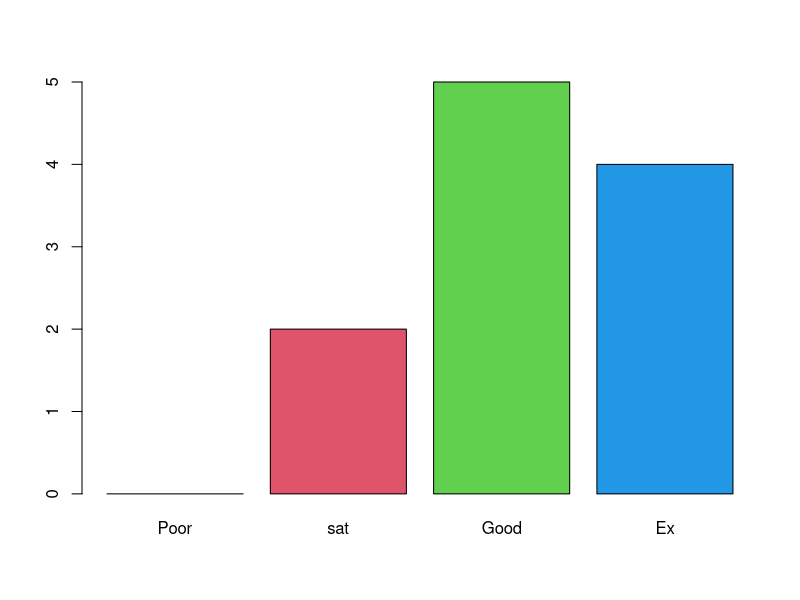
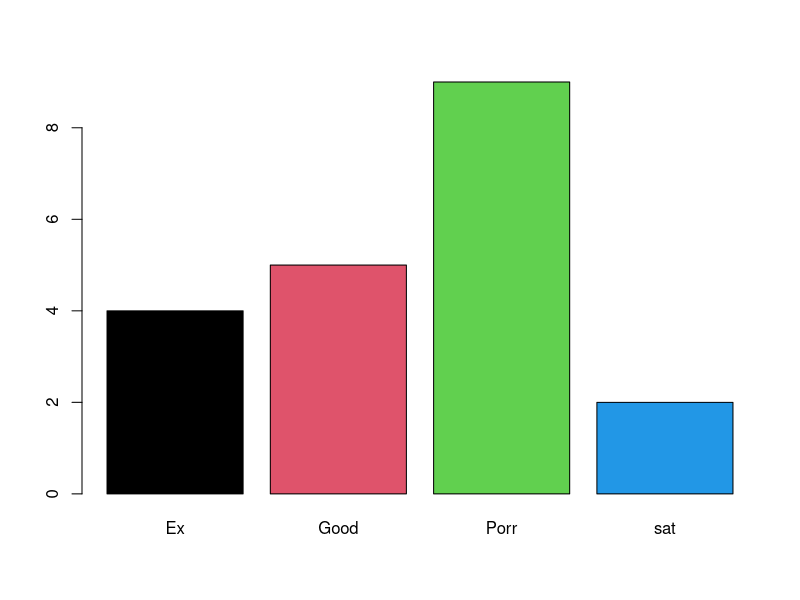

Write the R code that produced these figures, in order.
#factors

(gender= sample(c("M","F"), size=20, replace=T))
summary(gender)
gender

genderF= factor(gender)
summary(genderF)
genderF


(likscale = sample(c("Ex","Good", "sat", "Porr"), size=20, replace= T))
summary(likscale)
class(likscale)

likscaleF= factor(likscale)
summary(likscaleF)
class(likscaleF)
likscaleOF = factor(likscale, ordered=T,levels=c("Poor","sat", "Good","Ex"))
summary(likscaleOF)
likscaleOF
barplot(table(likscaleOF), col=1:4)
barplot(table(likscaleF), col=1:4)

